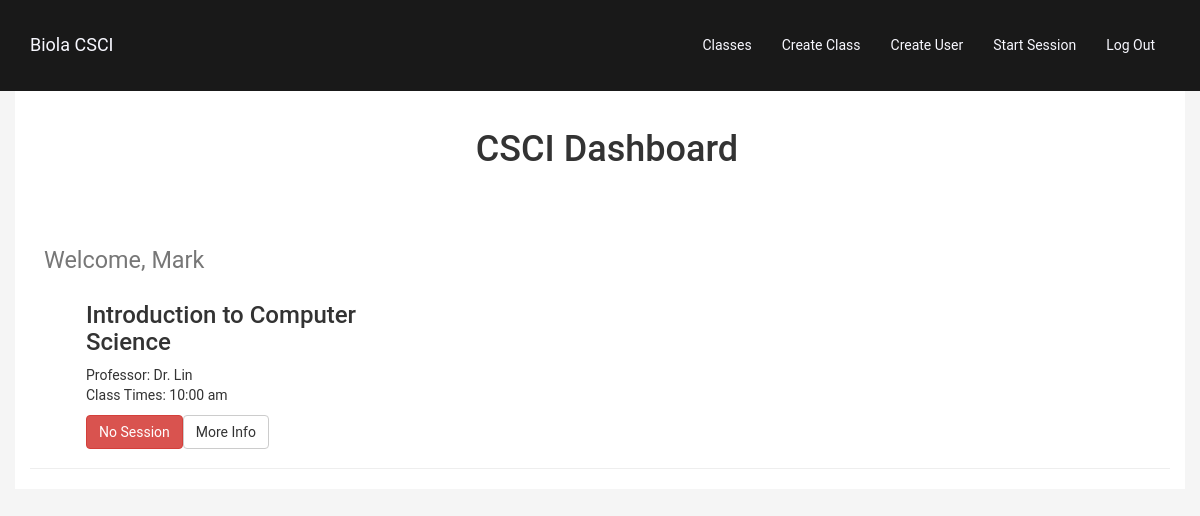
Before: /dashboard.php (signed in) with the older database file.
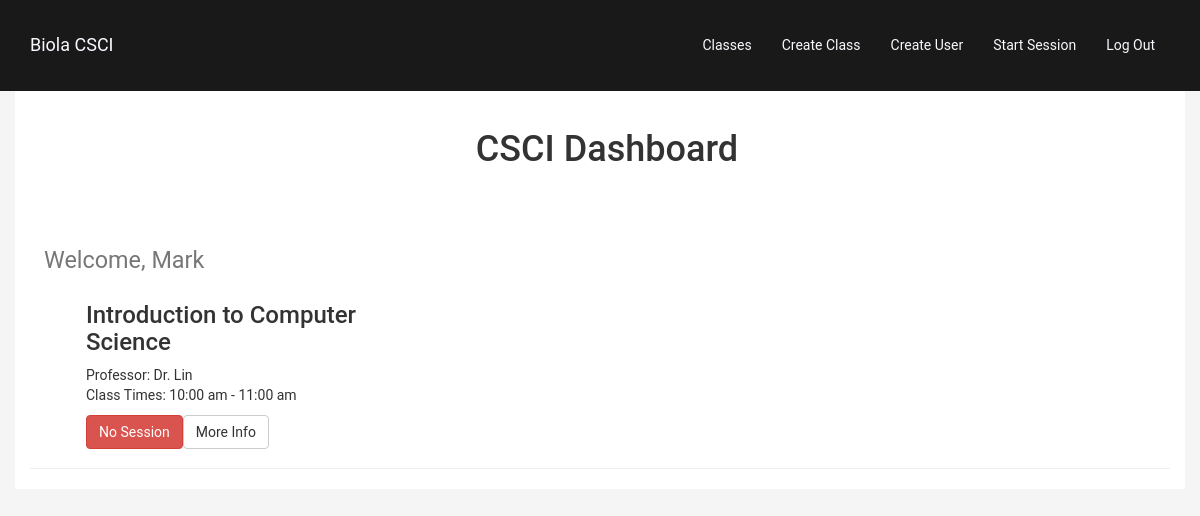
After: the same page with the newer database file.
### tables this page shows
CREATE TABLE IF NOT EXISTS `class` (
  `classID` INT NOT NULL AUTO_INCREMENT,
  `classCode` VARCHAR(45) NULL,
  `professorEmail` VARCHAR (45) NULL,
  `taEmail` VARCHAR (45) NULL,
  `className` VARCHAR(45) NULL,
  `activeSession` INT DEFAULT '0',
  `syllabusURL` VARCHAR(45) NULL,
  `classTime` VARCHAR(45) NULL,
  `room` VARCHAR(45) NULL,
  `taHours` VARCHAR(45) NULL,
  `instructorHours` VARCHAR(45) NULL,
  `classDescription` MEDIUMTEXT NULL,
  PRIMARY KEY (`classID`));

### resources/library/db.php (called while the page is built)
<?php
class db {
	private static function connect(){
		$config = include('resources/config.php');
		$dbuser = $config['dbuser'];
		$dbpassword = $config['dbpassword'];
		$dbhost = $config['dbhost'];
		$dbport = $config['dbport'];
		$dbname = $config['dbname'];
		try{
			$pdo = new PDO(sprintf('mysql:host=%s;port=%s;dbname=%s;charset=utf8', $dbhost, $dbport, $dbname), $dbuser, $dbpassword);
			$pdo->setAttribute(PDO::ATTR_ERRMODE, PDO::ERRMODE_EXCEPTION);
			return $pdo;
		} catch (PDOException $e){
			print "Error!: " . $e->getMessage() . "<br/>";
    		die();
		}
	}
	public static function query($query, $params = array()){
		$statement = self::connect()->prepare($query);
		$statement->execute($params);
		if (explode(' ', $query)[0] == 'SELECT'){
			$data = $statement->fetchALL();
			return $data;
		}
	}
}
?>

### dashboard.php (the view, shortened to what this page needs)
<?php begin: include 'templates/header.php'; include 'resources/library/db.php';?>
    <body>
        <div class="page-header" style="padding-left: 1em">
          <h1><center>CSCI Dashboard</center></br></br><small> Welcome, <?php echo $_SESSION['user_fName']; ?></small></h1>
             <?php
             include_once 'resources/library/db.php';
             $class_id = db::query("SELECT class_classID from user_class where user_email = :user_email", array(':user_email'=>$_SESSION['user_id']));
             for($count = 0; $count < count($class_id); $count++){
                 $classID = print_r($class_id[$count]["class_classID"], true);
                 $result = db::query("SELECT className, syllabusURL, classTime, activeSession from class where classID = :classID", array(':classID'=>$classID));
                 $className = print_r($result[0]["className"], true);
                 $classTime = print_r($result[0]["classTime"], true);
                 $activeSession = print_r($result[0]["activeSession"], true);
                 $classURL = print_r($result[0]["syllabusURL"], true);
                 echo '<div class="row" style="padding-left: 3em">';
                 echo     '<div class="col-sm-6 col-md-4">';
                 echo       '<div class="caption">';
                 echo           "<h3>$className</h3>";
                 echo               '<p>';
                 echo                   'Professor: Dr. Lin </br>';
                 echo                   "Class Times: $classTime";
                 echo               '</p>';
                 if($activeSession == 1){
                     echo '<p><a data-toggle="modal" data-target="#myModal" class="btn btn-success" role="button">Join Session</a>';
                 } else {
                     echo '<p><a href="#" class="btn btn-danger" role="button">No Session</a>';
                 }
                 echo        '<a href="';
                 echo        $classURL;
                 echo        '" class="btn btn-default" role="button">More Info</a></p>';
                 echo   '</div>';
                 echo '</div>';
             }
              ?>
               </div>
        </div>
    </body>
</html>

### templates/header.php (shortened to what this page needs)
<head>
    <link href="/css/bootstrap.min.css" rel="stylesheet">
    <link href="/css/style.css" rel="stylesheet">
</head>
<body id="page-top" data-spy="scroll" data-target=".navbar-fixed-top">
    <nav class="navbar navbar-fixed-top" role="navigation">
        <div class="container">
            <div class="navbar-header page-scroll">
                <a class="navbar-brand page-scroll" href="/index.php">Biola CSCI</a>
            </div>
            <div class="collapse navbar-collapse navbar-ex1-collapse">
                <ul class="nav navbar-nav">
                    <li class="nav-item dropdown">
                        <a href="#" id="navbarDropdownMenuLink" data-toggle="dropdown" aria-haspopup="true" aria-expanded="false">Classes</a>
                    </li>
                    <?php
                    if($_SESSION['user_perm'] > "2"){
                        echo '<li class="nav-item">';
                        echo '<a href="#">Create Class</a>';
                        echo '</li>';
                    }
                    ?>
                    <?php
                    if($_SESSION['user_perm'] == "4"){
                        echo '<li class="nav-item">';
                        echo '<a href="/adduser.php">Create User</a>';
                        echo '</li>';
                    }
                    ?>
                    <?php
                    if($_SESSION['user_perm'] > "1"){
                        echo '<li class="nav-item">';
                        echo '<a href="/classroom.php">Start Session</a>';
                        echo '</li>';
                    }
                    ?>
                    <li class="nav-item">
                        <a href="/logout.php">Log Out</a>
                    </li>
                </ul>
            </div>
        </div>
    </nav>
    <div class="container page-content">

### css/style.css (style rules this page uses)
a { color: var(--main-color); }
body { font-family: 'Roboto', sans-serif; background-color: whitesmoke; }
.container.page-content { background-color: white; }
.container.page-content { padding-top: 50px; }
@media (min-width:768px) { .container.page-content { padding-top: 90px; } }
.navbar { background-color: #191919; }
.navbar .navbar-brand, .navbar .navbar-nav>li>a { color:ghostwhite; }
.navbar-fixed-top .navbar-collapse { max-height: 100%; }
@media (min-width:767px) { .navbar { padding: 0px; } }
@media (min-width:767px) { .nav.navbar-nav { float: right; } }
@media (min-width:767px) { .navbar-nav>li>a, .navbar-brand { padding-top: 35px; padding-bottom: 35px; -webkit-transition: background .5s ease-in-out,padding .5s ease-in-out; -moz-transition: background .5s ease-in-out,padding .5s ease-in-out; transition: background .5s ease-in-out,padding .5s ease-in-out; } }

Changed rows visible on the page:
changed class "Introduction to Computer Science": classTime "10:00 am" → "10:00 am - 11:00 am"
